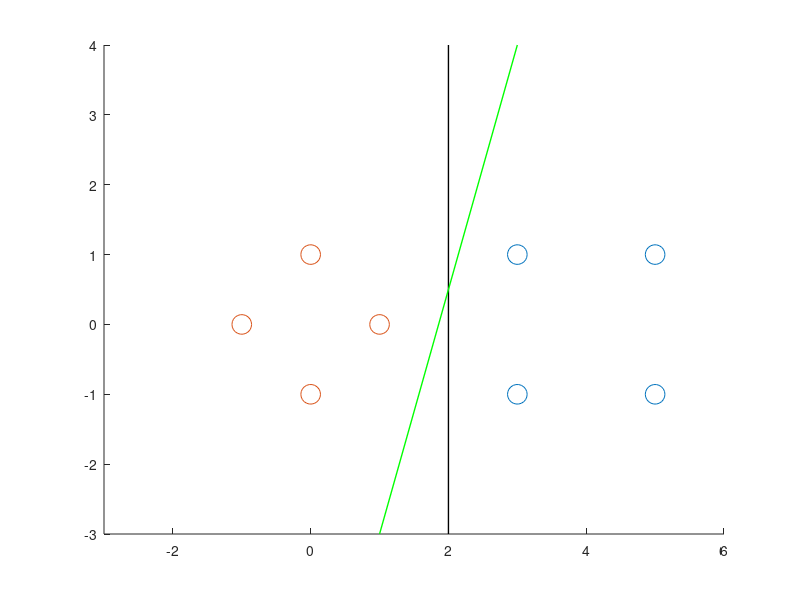
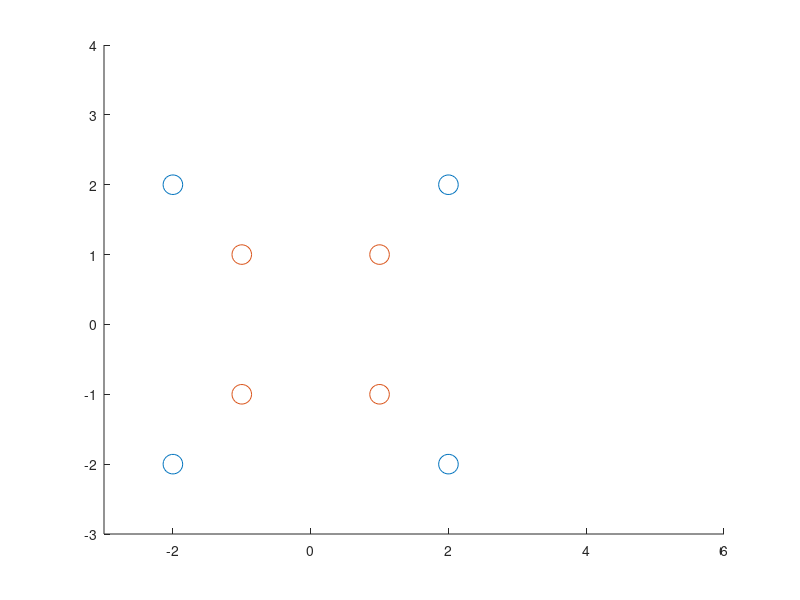
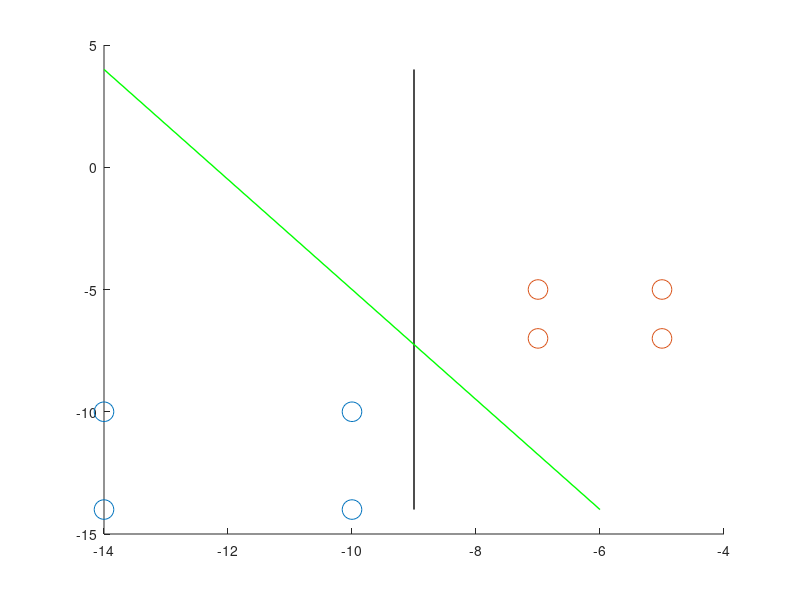

These charts were generated, in order, by the following MATLAB code:
clear all;
close all;

%% Exercise2_5 Part A
X_w1 = [3 3 5 5;1 -1 1 -1];
X_w2 = [1 0 0 -1;0 1 -1 0];

scatter(X_w1(1,:),X_w1(2,:),200,'r.');
hold on;
scatter(X_w2(1,:),X_w2(2,:),200,'b.');
hold on;
x_line = [2,2];
y_line = [-3,4];
plot(x_line,y_line,'k','LineWidth',1);
hold on;
x_line = [3,1];
y_line = [4,-3];
plot(x_line,y_line,'g','LineWidth',1);
xlim([-3 6]);
ylim([-3 4]);

%% Exercise2_5 Part B
X_w1 = [2 2 -2 -2;2 -2 -2 2];
X_w2 = [1 1 -1 -1;1 -1 -1 1];

figure();
scatter(X_w1(1,:),X_w1(2,:),200,'r.');
hold on;
scatter(X_w2(1,:),X_w2(2,:),200,'b.');
xlim([-3 6]);
ylim([-3 4]);


% After the transformation of the data

phi_w1 = X_w1 - (X_w1(1,:).^2+X_w1(2,:).^2) - 4;
phi_w2 = X_w2 - (X_w2(1,:).^2+X_w2(2,:).^2) - 4;

figure();
scatter(phi_w1(1,:),phi_w1(2,:),200,'r.');
hold on;
scatter(phi_w2(1,:),phi_w2(2,:),200,'b.');
hold on;
x_line = [-9,-9];
y_line = [-14,4];
plot(x_line,y_line,'k','LineWidth',1);
hold on;
x_line = [-14,-6];
y_line = [4,-14];
plot(x_line,y_line,'g','LineWidth',1);
